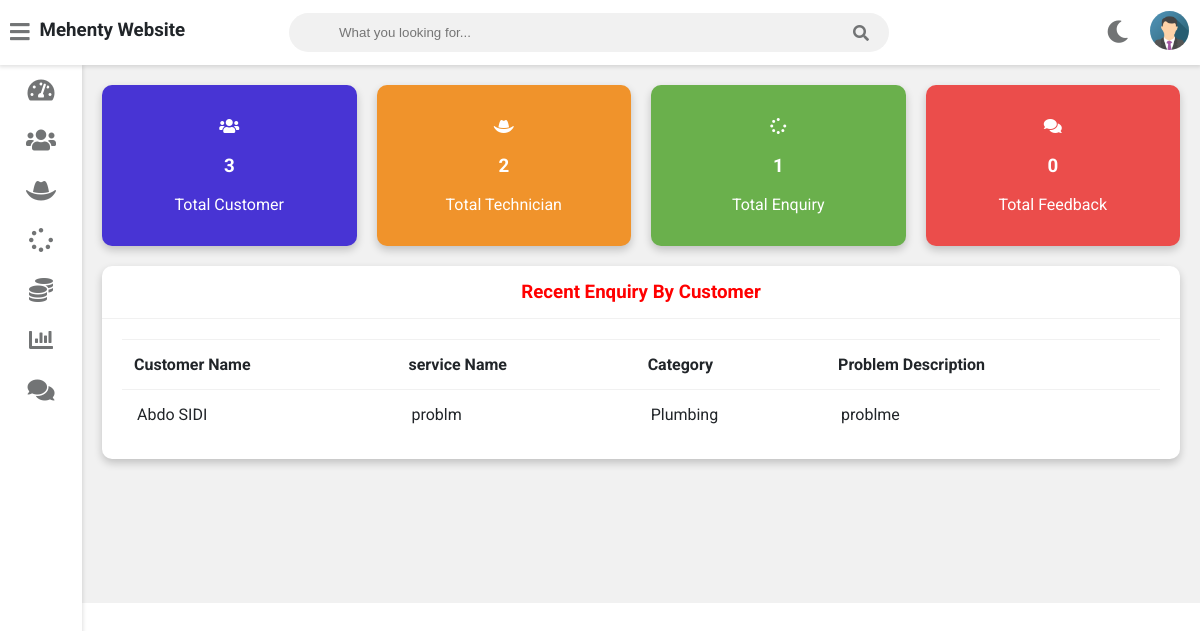
The app's page /admin-dashboard (signed in), older data.
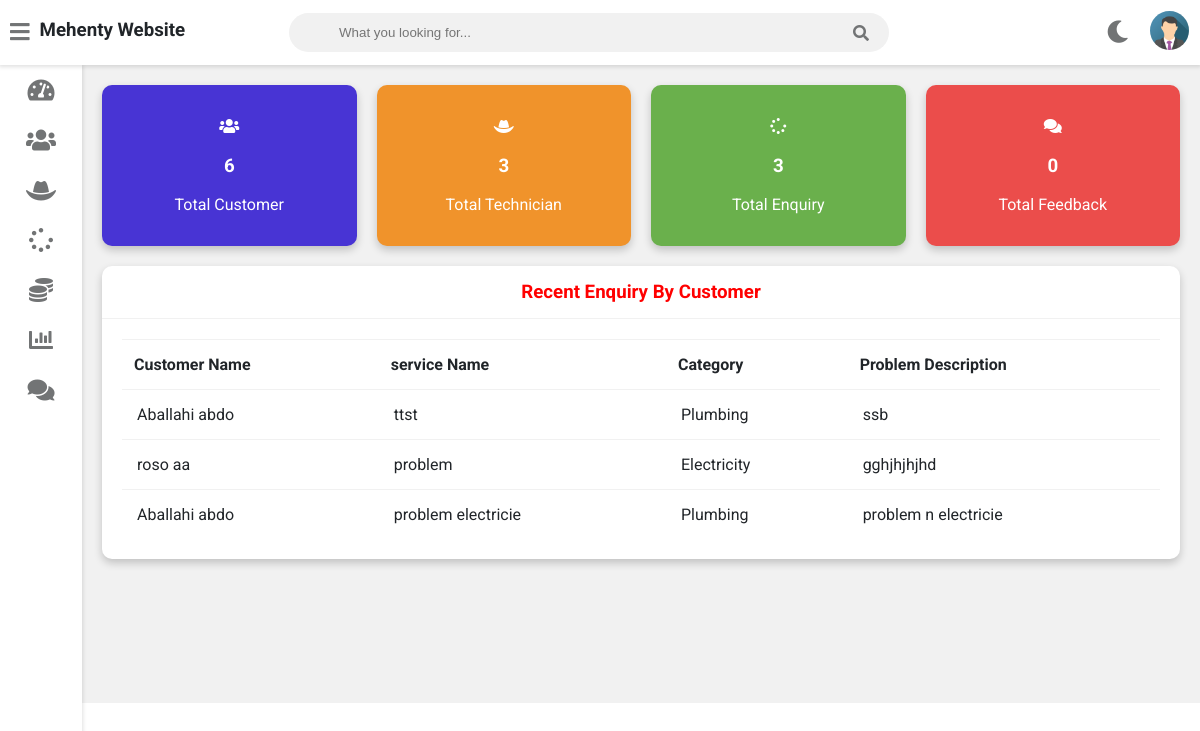
The same page, newer data.
### service/models.py (models this page shows, shortened)
class Customer(models.Model):
    user=models.OneToOneField(User,on_delete=models.CASCADE)
    profile_pic= models.ImageField(upload_to='profile_pic/CustomerProfilePic/',null=True,blank=True)
    address = models.CharField(max_length=40)
    mobile = models.CharField(max_length=20,null=False)
    @property
    def get_name(self):
        return self.user.first_name+" "+self.user.last_name

class Request(models.Model):
    cat=(('Plumbing', 'Plumbing'),('Electricity', 'Electricity'),('Painting', 'Painting'),('Carpentry', 'Carpentry'))
    category=models.CharField(max_length=50,choices=cat)
    service_no=models.PositiveIntegerField(null=False)
    service_name = models.CharField(max_length=40,null=False)
    problem_description = models.CharField(max_length=500,null=False)
    date=models.DateField(auto_now=True)
    cost=models.PositiveIntegerField(null=True)
    customer=models.ForeignKey('Customer', on_delete=models.CASCADE,null=True)
    Technician=models.ForeignKey('Technician',on_delete=models.CASCADE,null=True)
    stat=(('Pending','Pending'),('Approved','Approved'),('Repairing','Repairing'),('Repairing Done','Repairing Done'),('Released','Released'))
    status=models.CharField(max_length=50,choices=stat,default='Pending',null=True)

### service/views.py (the view)
# urls.py: path('admin-dashboard', views.admin_dashboard_view,name='admin-dashboard'),
@login_required(login_url='adminlogin')
def admin_dashboard_view(request):
    enquiry=models.Request.objects.all().order_by('-id')
    customers=[]
    for enq in enquiry:
        customer=models.Customer.objects.get(id=enq.customer_id)
        customers.append(customer)
    dict={
    'total_customer':models.Customer.objects.all().count(),
    'total_Technician':models.Technician.objects.all().count(),
    'total_request':models.Request.objects.all().count(),
    'total_feedback':models.Feedback.objects.all().count(),
    'data':zip(customers,enquiry),
    }
    return render(request,'service/admin_dashboard.html',context=dict)

### templates/service/admin_dashboard.html
{% extends 'service/adminbase.html' %}
{% load static %}
{% block content %}
	<div class="wrapper">
		<div class="row">
			<div class="col-3 col-m-6 col-sm-6">
				<div class="counter bg-primary">
					<p>
						<i class="fas fa-users"></i>
					</p>
					<h3>{{total_customer}}</h3>
					<p>Total Customer</p>
				</div>
			</div>
			<div class="col-3 col-m-6 col-sm-6">
				<div class="counter bg-warning">
					<p>
						<i class="fas fa-hat-cowboy"></i>
					</p>
					<h3>{{total_Technician}}</h3>
					<p>Total Technician</p>
				</div>
			</div>
			<div class="col-3 col-m-6 col-sm-6">
				<div class="counter bg-success">
					<p>
						<i class="fas fa-spinner"></i>
					</p>
					<h3>{{total_request}}</h3>
					<p>Total Enquiry</p>
				</div>
			</div>
			<div class="col-3 col-m-6 col-sm-6">
				<div class="counter bg-danger">
					<p>
						<i class="fas fa-comments"></i>
					</p>
					<h3>{{total_feedback}}</h3>
					<p>Total Feedback</p>
				</div>
			</div>
		</div>
		<div class="row">
			<div class="col-12 col-m-12 col-sm-12">
				<div class="card">
					<div class="card-header">
						<h3 style="color:red; text-align:center" >Recent Enquiry By Customer
						</h3>
					</div>
					<div class="card-content">
						<table>
							<thead>
								<tr>
									<th>Customer Name</th>
									<th>service Name</th>
									<th>Category</th>
									<th>Problem  Description</th>
								</tr>
							</thead>
							<tbody>
								{% for c,r in data %}
								<tr>
									<td> {{c.get_name}}</td>
									<td> {{r.service_name}}</td>
									<td>{{r.category}}</td>
									<td>{{r.problem_description}}</td>
								</tr>
								{% endfor %}
							</tbody>
						</table>
					</div>
				</div>
			</div>
		</div>
  <br><br><br><br><br><br>
	</div>
{% endblock content %}

Row changes from the older to the newer data that the page shows:
removed Customer: get_name "Abdo SIDI", service_name "problm", category "Plumbing", problem_description "problme"
now on this page (row unchanged): Customer: get_name "Aballahi abdo", service_name "ttst", category "Plumbing", problem_description "ssb", service_name "problem electricie", problem_description "problem n electricie"
added Customer: get_name "roso aa", service_name "problem", category "Electricity", problem_description "gghjhjhjhd"
Text that changed along with them:
{{ total_customer }}: "3" → "6"
{{ total_Technician }}: "2" → "3"
{{ total_request }}: "1" → "3"
